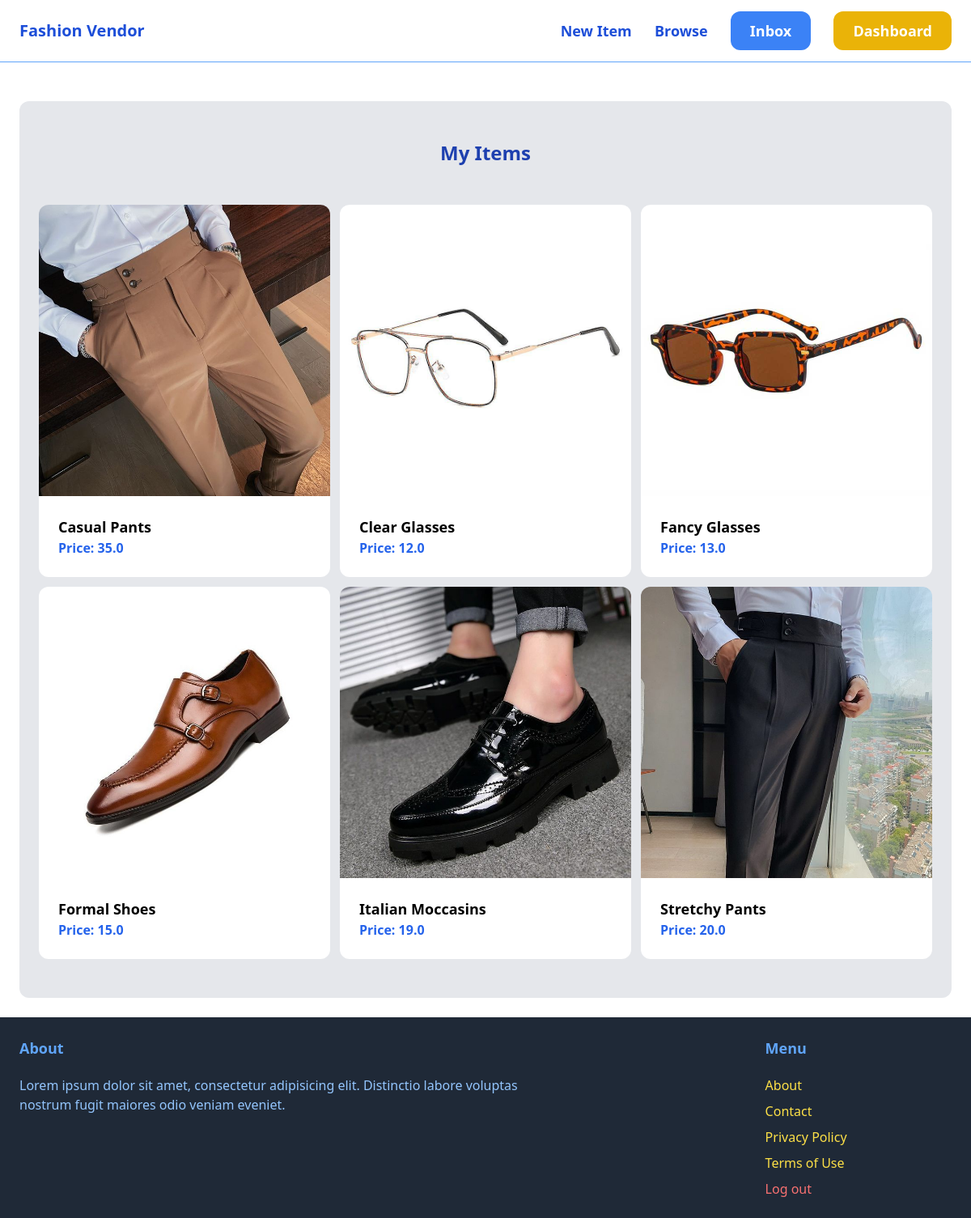
The page /dashboard/ (signed in) on the database its author committed.
### item/models.py (models this page shows, shortened)
class Item(models.Model):
    category = models.ForeignKey(Category, related_name="items", on_delete=models.CASCADE)
    name = models.CharField(max_length=255)
    description = models.TextField(blank=True, null=True)
    price = models.FloatField()
    image = models.ImageField(upload_to="item_images", blank=True, null=True)
    is_sold = models.BooleanField(default=False)
    created_by = models.ForeignKey(User, related_name="items", on_delete=models.CASCADE)
    created_at = models.DateTimeField(auto_now_add=True)
    class Meta:
        ordering = ("name",)

### dashboard/views.py (the view)
# urls.py: path("", views.index, name="index"),
@login_required
def index(request):
    items = Item.objects.filter(created_by=request.user)
    return render(request, 'dashboard/index.html', {
        'items': items
    })

### dashboard/templates/dashboard/index.html (shortened to what this page needs)
{%  extends "core/base.html" %}
{% block content %}
    <div class="mt-6 px-6 py-12 bg-gray-200 rounded-xl">
        <h2 class="mb-12 text-2xl text-blue-800 text-center font-semibold">My Items</h2>
        <div class="grid grid-cols-3 gap-3">
            {% for item in items %}
                <div>
                    <a href="{% url 'item:detail' item.id %}">
                        <div>
                            <img src="{{ item.image.url }}" class="rounded-t-xl">
                        </div>
                        <div class="p-6 bg-white rounded-b-xl">
                            <h2 class="text-lg font-semibold">{{ item.name }}</h2>
                            <p class="text-blue-600 font-semibold">Price: {{ item.price }}</p>
                        </div>
                    </a>
                </div>
            {% endfor %}
        </div>
    </div>
{% endblock %}

### rows shown on the page
Item: image (picture), name "Casual Pants", price "35.0"
Item: image (picture), name "Clear Glasses", price "12.0"
Item: image (picture), name "Fancy Glasses", price "13.0"
Item: image (picture), name "Formal Shoes", price "15.0"
Item: image (picture), name "Italian Moccasins", price "19.0"
Item: image (picture), name "Stretchy Pants", price "20.0"
